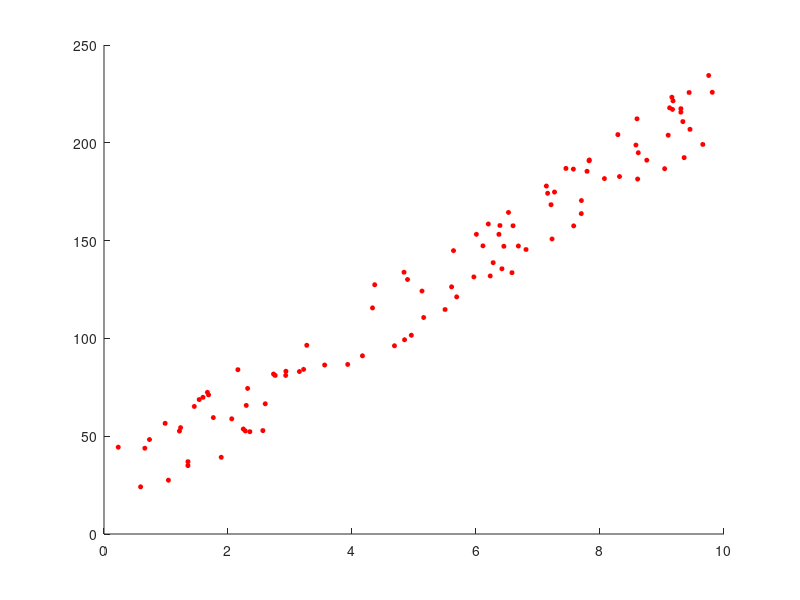

Write the MATLAB code that produced this figure. (Note: this script raises an error after producing the figure.)
clf;hold on;
x= 10*rand(1,100);
f = 1 + 20*(x+2*rand(1,100));
plot(x,f,'or','markerfacecolor','r','markersize',3)

[coefs,eroare] = mcmmp(x,f,6);
p=@(X) polyval(coefs,X);
fplot(p,[0,10],'-b','linewidth',3)
